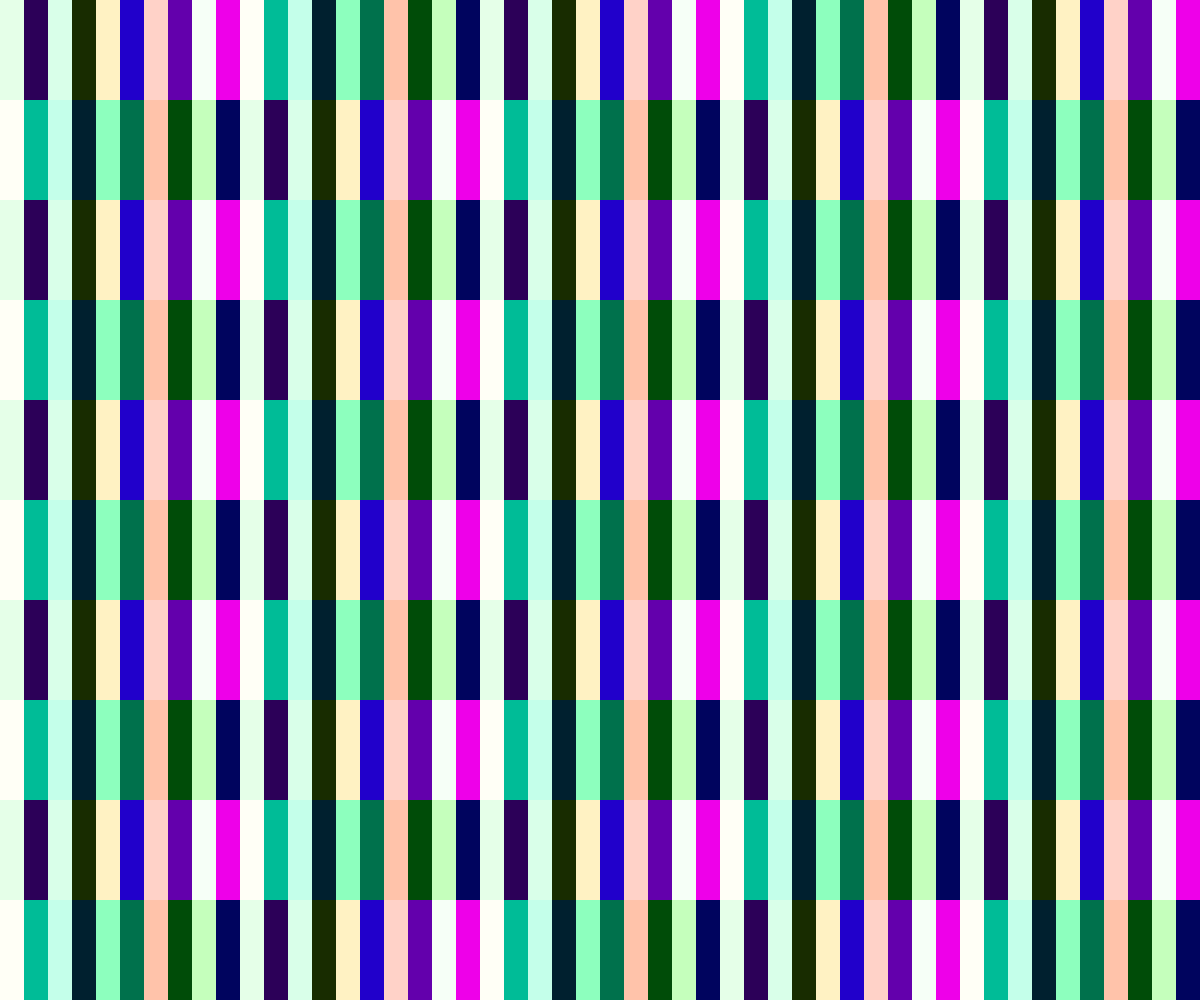
Frame 1 (no input)
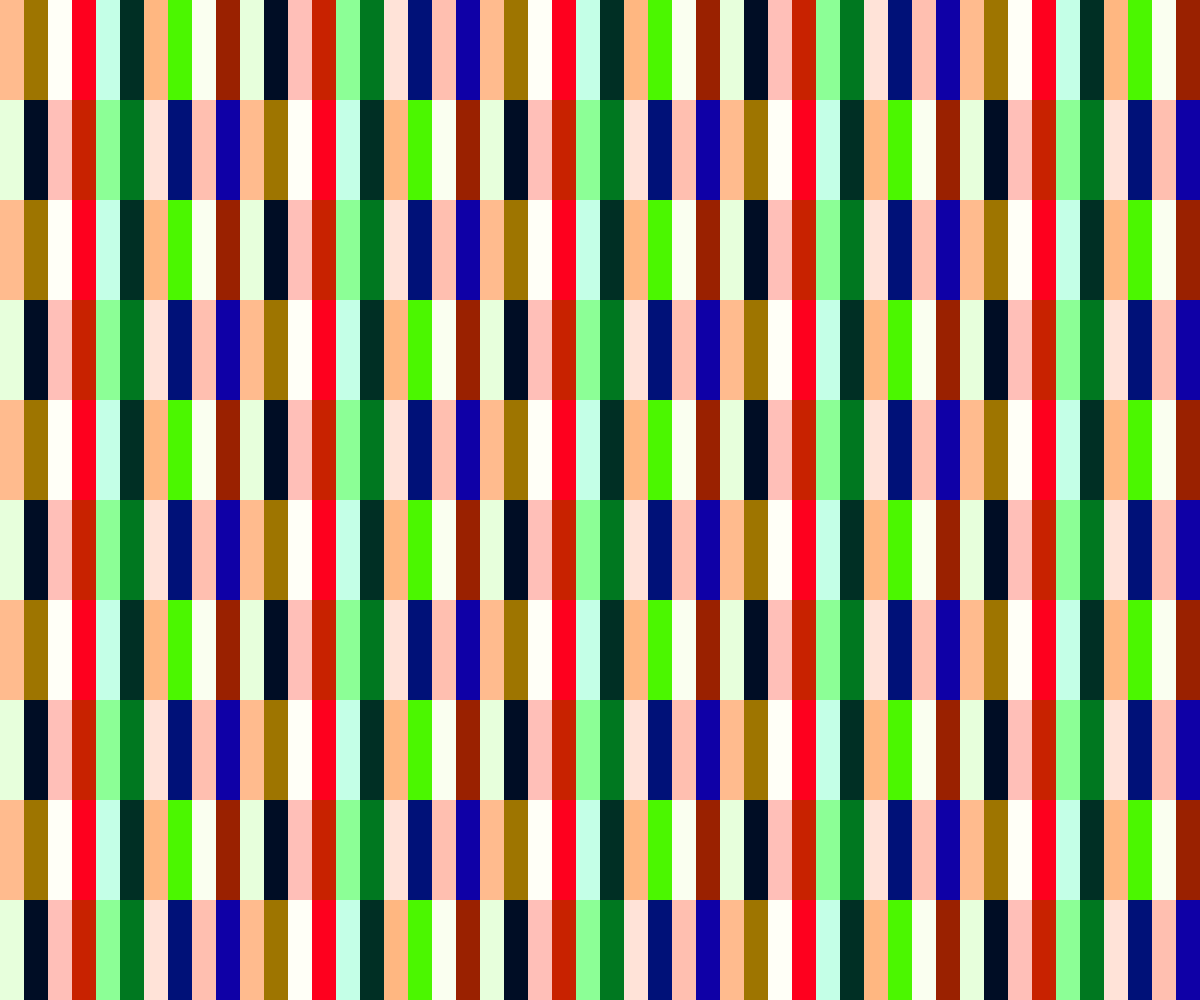
Frame 2 (the mouse pressed at the canvas centre, redrawn once)

The p5.js sketch that drew these frames (run headless with seeded random() and noise() and a simulated clock; the mouse was pressed at the canvas centre and the sketch redrawn once):

// p5.js sketch
// ── sketch.js
'use strict';

var tileCountX = 50;
var tileCountY = 10;

//creating a global variable and setting it tp 20
var colorCount = 20;

//creating global variables for the HSB and setting them to arrays to use later
var hueValues = [];
var saturationValues = [];
var brightnessValues = [];


function setup() {
  createCanvas(windowWidth, windowHeight);
  colorMode(HSB, 360, 100, 100, 100);
  noStroke();
}

function draw() {
  noLoop();

  //creating a colour palette based on a set of rules
  //creating an array of colours that switches and generates contrasting colours between certain values
  for (var i = 0; i < colorCount; i++) {
    if (i % 2 == 0) {
      hueValues[i] = random(180);
      saturationValues[i] = random(50);
      brightnessValues[i] = 100;
    } else {
      hueValues[i] = random(360);
      saturationValues[i] = 100;
      brightnessValues[i] = random(100);
    }
  }

  //counting the tiles
  var counter = 0;

  var tileWidth = width / tileCountX;
  var tileHeight = height / tileCountY;

  for (var gridY = 0; gridY < tileCountY; gridY++) {
    for (var gridX = 0; gridX < tileCountX; gridX++) {
        var posX = tileWidth * gridX;
        var posY = tileHeight * gridY;

        //this makes sure that the index selected will always be in the range of colourCount even if the counter goes above the number
        var index = counter % colorCount;
        
        //getting the values stored in each colour array to fill the grid of tiles
        var col = color(hueValues[index], saturationValues[index], brightnessValues[index]);
        fill(col);

        rect(posX, posY, tileWidth, tileHeight);

        //adding to the counter
        counter++;
    }
  }


}
